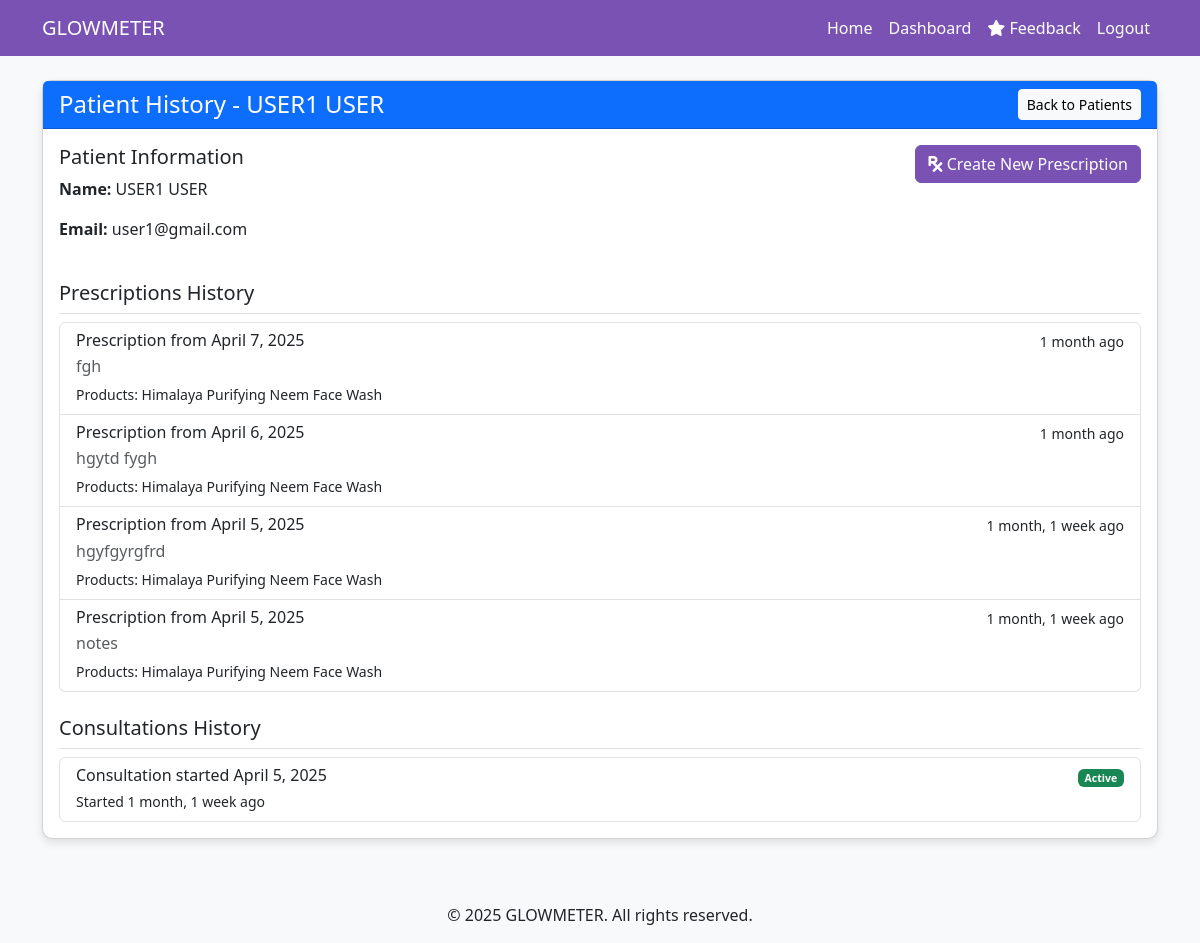
/patient-history/1/ (signed in), run on the app's committed database.
### glowmeter_app/models.py (models this page shows, shortened)
class User(AbstractBaseUser, PermissionsMixin):
    username = None
    email = models.EmailField(unique=True)
    first_name = models.CharField(max_length=30, blank=True)
    last_name = models.CharField(max_length=30, blank=True)
    profile_picture = models.ImageField(upload_to='admins/', null=True, blank=True)
    is_active = models.BooleanField(default=True)
    is_staff = models.BooleanField(default=False)
    is_doctor = models.BooleanField(default=False)
    is_admin = models.BooleanField(default=False)
    date_joined = models.DateTimeField(auto_now_add=True)
    USERNAME_FIELD = 'email'
    REQUIRED_FIELDS = []
    objects = UserManager()

class Prescription(models.Model):
    doctor = models.ForeignKey(Doctor, on_delete=models.CASCADE, related_name='prescriptions')
    patient = models.ForeignKey(User, on_delete=models.CASCADE, related_name='prescriptions')
    products = models.ManyToManyField(Product, through='PrescriptionItem')
    created_at = models.DateTimeField(auto_now_add=True)
    notes = models.TextField(blank=True)

class PrescriptionItem(models.Model):
    prescription = models.ForeignKey(Prescription, on_delete=models.CASCADE)
    product = models.ForeignKey(Product, on_delete=models.CASCADE)
    dosage = models.CharField(max_length=100)
    duration = models.CharField(max_length=100)
    usage_instructions = models.TextField(blank=True)

class Product(models.Model):
    name = models.CharField(max_length=200)
    description = models.TextField()
    usage_instructions = models.TextField()
    image = models.ImageField(upload_to='products/', null=True, blank=True)
    created_at = models.DateTimeField(auto_now_add=True)
    updated_at = models.DateTimeField(auto_now=True)

class Consultation(models.Model):
    user = models.ForeignKey(User, on_delete=models.CASCADE, related_name='user_consultations')
    doctor = models.ForeignKey(Doctor, on_delete=models.CASCADE, related_name='doctor_consultations')
    started_at = models.DateTimeField(auto_now_add=True)
    is_active = models.BooleanField(default=True)

### glowmeter_app/views.py (the view)
# urls.py: path('patient-history/<int:patient_id>/', views.patient_history, name='patient_history'),
@login_required
def patient_history(request, patient_id):
    if not request.user.is_doctor:
        messages.error(request, "Only doctors can view patient history.")
        return redirect('dashboard')
    patient = get_object_or_404(User, id=patient_id)
    prescriptions = Prescription.objects.filter(
        doctor=request.user.doctor_profile,
        patient=patient
    ).order_by('-created_at')
    consultations = Consultation.objects.filter(
        doctor=request.user.doctor_profile,
        user=patient
    ).order_by('-started_at')
    context = {
        'patient': patient,
        'prescriptions': prescriptions,
        'consultations': consultations
    }
    return render(request, 'patient_history.html', context)

### templates/patient_history.html (shortened to what this page needs)
{% extends 'base.html' %}
{% block content %}
<div class="container mt-4">
    <div class="card mb-4">
        <div class="card-header bg-primary text-white d-flex justify-content-between align-items-center">
            <h4 class="mb-0">Patient History - {{ patient.first_name }} {{ patient.last_name }}</h4>
            <a href="{% url 'doctor_patients' %}" class="btn btn-light btn-sm">Back to Patients</a>
        </div>
        <div class="card-body">
            <div class="row mb-4">
                <div class="col-md-6">
                    <h5>Patient Information</h5>
                    <p><strong>Name:</strong> {{ patient.first_name }} {{ patient.last_name }}</p>
                    <p><strong>Email:</strong> {{ patient.email }}</p>
                </div>
                <div class="col-md-6 text-md-end">
                    <a href="{% url 'create_prescription' patient.id %}" class="btn btn-primary">
                        <i class="fas fa-prescription"></i> Create New Prescription
                    </a>
                </div>
            </div>
            <div class="mb-4">
                <h5 class="border-bottom pb-2">Prescriptions History</h5>
                {% if prescriptions %}
                    <div class="list-group">
                        {% for prescription in prescriptions %}
                            <a href="{% url 'prescription_detail' prescription.id %}" class="list-group-item list-group-item-action">
                                <div class="d-flex w-100 justify-content-between">
                                    <h6 class="mb-1">Prescription from {{ prescription.created_at|date:"F j, Y" }}</h6>
                                    <small>{{ prescription.created_at|timesince }} ago</small>
                                </div>
                                {% if prescription.notes %}
                                    <p class="mb-1 text-muted">{{ prescription.notes|truncatechars:100 }}</p>
                                {% endif %}
                                <small>
                                    Products:
                                    {% for item in prescription.prescriptionitem_set.all %}
                                        {{ item.product.name }}{% if not forloop.last %}, {% endif %}
                                    {% endfor %}
                                </small>
                            </a>
                        {% endfor %}
                    </div>
                {% else %}
                    <p class="text-muted">No prescriptions found.</p>
                {% endif %}
            </div>
            <div>
                <h5 class="border-bottom pb-2">Consultations History</h5>
                {% if consultations %}
                    <div class="list-group">
                        {% for consultation in consultations %}
                            <a href="{% url 'consultation' consultation.id %}" class="list-group-item list-group-item-action">
                                <div class="d-flex w-100 justify-content-between">
                                    <h6 class="mb-1">Consultation started {{ consultation.started_at|date:"F j, Y" }}</h6>
                                    <small>
                                        {% if consultation.is_active %}
                                            <span class="badge bg-success">Active</span>
                                        {% else %}
                                            <span class="badge bg-secondary">Closed</span>
                                        {% endif %}
                                    </small>
                                </div>
                                <small>Started {{ consultation.started_at|timesince }} ago</small>
                            </a>
                        {% endfor %}
                    </div>
                {% else %}
                    <p class="text-muted">No consultations found.</p>
                {% endif %}
            </div>
        </div>
    </div>
</div>
{% endblock %}

### templates/base.html (style rules this page uses)
body { font-family: 'Segoe UI', Tahoma, Geneva, Verdana, sans-serif; background-color: #f8f9fa; }
.card { border-radius: 10px; box-shadow: 0 4px 8px rgba(0,0,0,0.1); margin-bottom: 20px; }
.btn-primary { background-color: #7952b3; border-color: #7952b3; }

### data on the page
User: first_name "USER1", last_name "USER", email "user1@gmail.com"
Prescription: created_at "April 7, 2025", created_at "1 month", notes "fgh"
PrescriptionItem: product.name "Himalaya Purifying Neem Face Wash"
Prescription: created_at "April 6, 2025", created_at "1 month", notes "hgytd fygh"
PrescriptionItem: product.name "Himalaya Purifying Neem Face Wash"
Prescription: created_at "April 5, 2025", created_at "1 month, 1 week", notes "hgyfgyrgfrd"
PrescriptionItem: product.name "Himalaya Purifying Neem Face Wash"
Prescription: created_at "April 5, 2025", created_at "1 month, 1 week", notes "notes"
PrescriptionItem: product.name "Himalaya Purifying Neem Face Wash"
Consultation: started_at "April 5, 2025", is_active "Active", started_at "1 month, 1 week"
